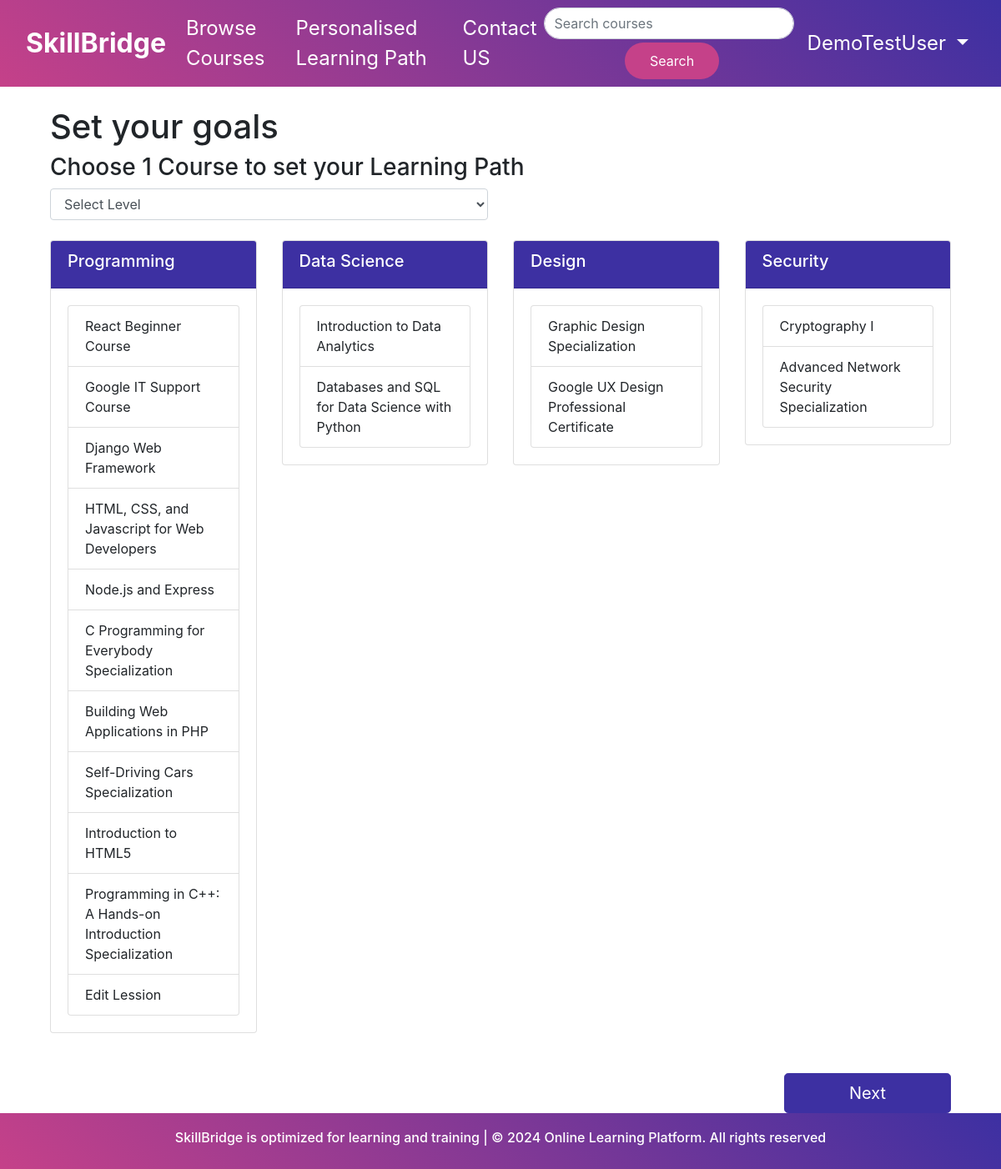
Page /personalpath/select-course/ (signed in) on the committed database.
### CourseApp/models.py (models this page shows, shortened)
class Course(models.Model):
    CATEGORY_CHOICES = [
        ('programming', 'Programming'),
        ('data_science', 'Data Science'),
        ('design', 'Design'),
        ('security', 'Security'),
        ('big_data', 'Big Data'),
        ('iot', 'Internet of Things (IoT)'),
        ('robotics', 'Robotics'),
        ('entrepreneurship', 'Entrepreneurship'),
        ('leadership', 'Leadership'),
        ('finance', 'Finance'),
        ('entrepreneurship', 'Entrepreneurship'),
    ]
    DIFFICULTY_CHOICES = [
        ('beginner', 'Beginner'),
        ('intermediate', 'Intermediate'),
        ('advanced', 'Advanced'),
    ]
    title = models.CharField(max_length=100)
    description = RichTextField()
    price = models.DecimalField(max_digits=10, decimal_places=2)
    image = models.ImageField(upload_to='course_images/', blank=True, null=True, default='default_course_image.jpg')
    author = models.CharField(max_length=100, default='Unknown Author')
    category = models.CharField(max_length=20, choices=CATEGORY_CHOICES, default='programming')
    difficulty_level = models.CharField(max_length=20, choices=DIFFICULTY_CHOICES, default='beginner')
    link = models.URLField(max_length=200, blank=True)

### personalpath/views.py (the view)
        def _wrapped_view(request, *args, **kwargs):
            if not request.user.is_authenticated:
                messages.info(request, message)
                return redirect('user_login')
            return view_func(request, *args, **kwargs)

### personalpath/views.py (called while the page is built, shortened)
def login_required_message(message='You must be logged in to access this page.'):
    def decorator(view_func):
        def _wrapped_view(request, *args, **kwargs):
            if not request.user.is_authenticated:
                messages.info(request, message)
                return redirect('user_login')
            return view_func(request, *args, **kwargs)
        return _wrapped_view
    return decorator

@login_required_message('You need to log in to create a personalized learning path.')
def select_course(request):
    categories = [
        ('programming', 'Programming'),
        ('data_science', 'Data Science'),
        ('design', 'Design'),
        ('security', 'Security'),
    ]
    courses = Course.objects.all()
    levels = Level.objects.all()
    return render(request, 'personalpath/select_course.html', {'categories': categories, 'courses': courses, 'levels': levels})

### personalpath/templates/personalpath/select_course.html (shortened to what this page needs)
{% extends 'base.html' %}
{% block content %}
    <div class="container mt-4">
        <h1>Set your goals</h1>
        <h3>Choose 1 Course to set your Learning Path</h3>
        <form method="post" id="course-selection-form">
            <div class="row mb-4">
                <div class="col-md-6">
                    <select id="level-select" class="form-control" name="level">
                        <option value="" selected disabled>Select Level</option>
                    </select>
                </div>
            </div>
            <div class="row">
                {% for category, category_display in categories %}
                <div class="col-md-6 col-lg-3 mb-4">
                    <div class="card">
                        <div class="card-header text-white" style="background-color: #3d30a2;">
                            <h5>{{ category_display }}</h5>
                        </div>
                        <div class="card-body">
                            <ul class="list-group category-list" data-category="{{ category }}">
                                {% for course in courses %}
                                {% if course.category == category %}
                                <li class="list-group-item course-item" data-course-id="{{ course.id }}" data-level="{{ course.difficulty_level }}">
                                    {{ course.title }}
                                </li>
                                {% endif %}
                                {% endfor %}
                            </ul>
                        </div>
                    </div>
                </div>
                {% endfor %}
            </div>
            <div class="text-right">
                <button type="submit" class="btn btn-primary btn-lg mt-4" style="width: 200px;background-color: #3d30a2; border-color: #3d30a2; color: white;">Next</button>
            </div>
        </form>
    </div>
{% endblock %}

### templates/base.html (shortened to what this page needs)
<!DOCTYPE html>
<html lang="en">
<head>
    <link rel="stylesheet" href="https://stackpath.bootstrapcdn.com/bootstrap/4.5.2/css/bootstrap.min.css">
    {% load static %}
    <link rel="stylesheet" href="{% static 'InstructorApp/instructor.css' %}">
</head>
<body>
    <nav class="navbar navbar-expand-lg navbar-custom">
        <div class="container-fluid">
            <a class="navbar-brand" href="{% url 'home' %}">SkillBridge</a>
            <div class="collapse navbar-collapse" id="navbarNav">
                <ul class="navbar-nav mr-auto">
                    <li class="nav-item">
                        <a class="nav-link" href="{% url 'course_list' %}">Browse Courses</a>
                    </li>
                    <li class="nav-item">
                        <a class="nav-link" href="{% url 'select_course' %}">Personalised Learning Path</a>
                    </li>
                    <li class="nav-item">
                        <a class="nav-link" href="{% url 'contact_us' %}">Contact US</a>
                    </li>
                </ul>
                <form class="form-inline justify-content-center mx-auto" action="{% url 'search_courses' %}" method="get">
                    <input class="form-control mr-sm-2" type="search" placeholder="Search courses" aria-label="Search" name="q">
                    <button class="btn my-2 my-sm-0 mt-md-1 search-button" type="submit">Search</button>
                </form>
                <ul class="navbar-nav ml-auto">
                    {% if user.is_authenticated %}
                    <li class="nav-item dropdown">
                        <a class="nav-link dropdown-toggle" href="#" id="userDropdown" role="button" data-toggle="dropdown" aria-haspopup="true" aria-expanded="false">
                            {{ user.username }}
                        </a>
                    </li>
                    {% endif %}
                </ul>
            </div>
        </div>
    </nav>
    <div class="container content">
        {% block content %}
        {% endblock %}
    </div>
    <footer class="footer-custom">
        <div class="container">
            <h6>SkillBridge is optimized for learning and training | <span>&copy; 2024 Online Learning Platform. All rights reserved </span></h6>
        </div>
    </footer>
</body>
</html>

### InstructorApp/static/InstructorApp/instructor.css (style rules this page uses)
.form-control { width: 100%; }

### templates/base.html (style rules this page uses)
.card { max-width: 500px; margin: 0 auto; }
.navbar-custom { background: linear-gradient(45deg, #c54189, #3d30a2) !important; color: #fff !important; }
.navbar-custom .navbar-nav .nav-link { font-size: 1.5rem; color: #fff !important; }
.navbar-custom .navbar-nav .nav-item + .nav-item { margin-left: 20px; }
.navbar-brand { font-weight: bold; font-size: 2rem; color: #fff !important; }
.footer-custom { background: linear-gradient(45deg, #c54189, #3d30a2); color: white; padding: 20px 0; text-align: center; }
html, body { height: 100%; margin: 0; }
body { display: flex; flex-direction: column; }
.content { flex: 1; }
.search-button { background-color: #c54189 !important; color: white !important; border-radius: 30px !important; border: none !important; padding: 10px 30px !important; }
.form-inline .form-control { width: 300px !important; border-radius: 30px !important; }

### rows in the picture
Course: title "React Beginner Course"
Course: title "Google IT Support Course"
Course: title "Django Web Framework"
Course: title "HTML, CSS, and Javascript for Web Developers"
Course: title "Node.js and Express"
Course: title "C Programming for Everybody Specialization"
Course: title "Building Web Applications in PHP"
Course: title "Self-Driving Cars Specialization"
Course: title "Introduction to HTML5"
Course: title "Programming in C++: A Hands-on Introduction Specialization"
Course: title "Edit Lession"
Course: title "Introduction to Data Analytics"
Course: title "Databases and SQL for Data Science with Python"
Course: title "Graphic Design Specialization"
Course: title "Google UX Design Professional Certificate"
Course: title "Cryptography I"
Course: title "Advanced Network Security Specialization"

### other values in the picture
{{ user.username }} "DemoTestUser"
{{ category_display }} "Programming" "Data Science" "Design" "Security"
